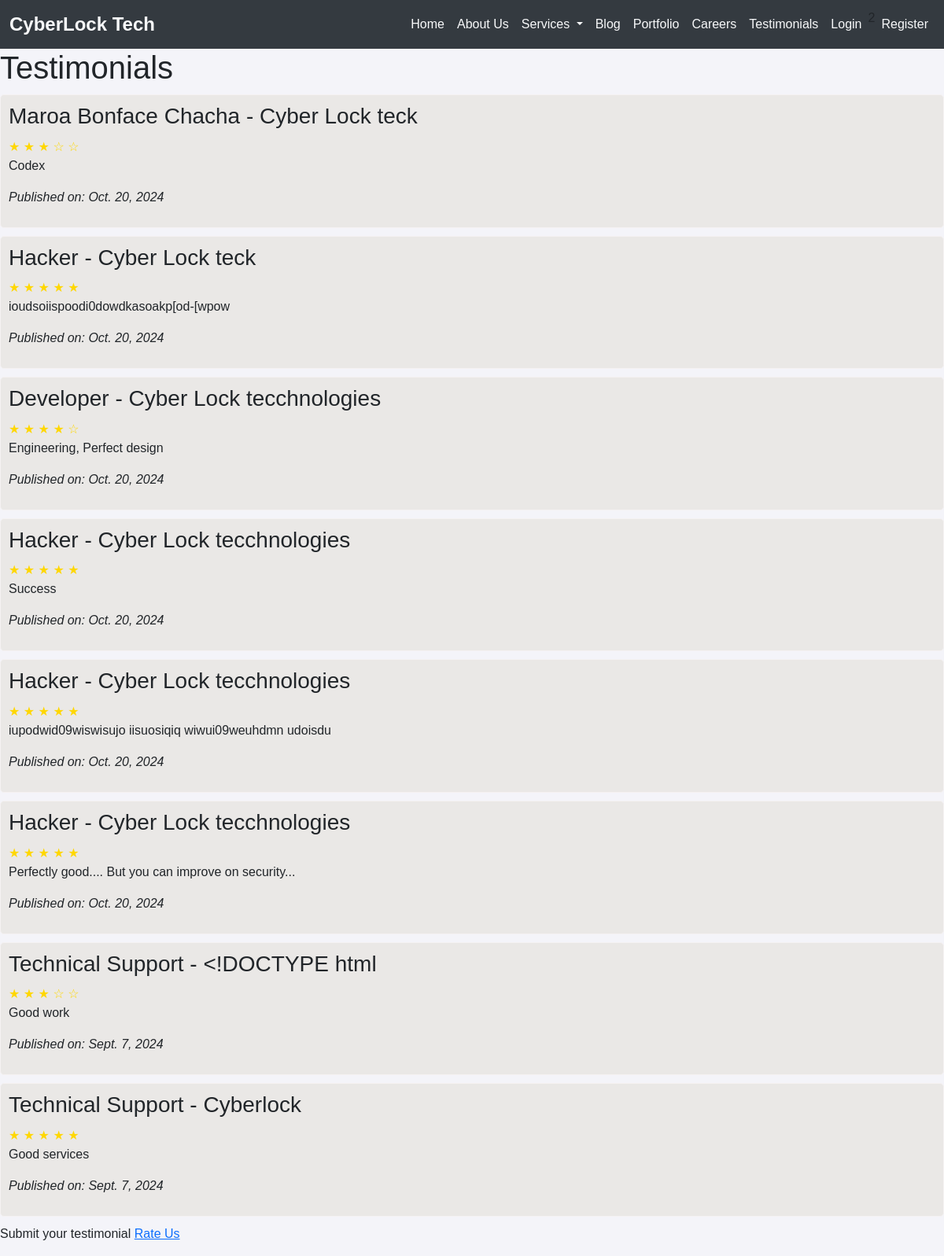
Page /testimonials/ on the committed database.
### coreapp/models.py (models this page shows, shortened)
class Testimonial(models.Model):
    name = models.CharField(max_length=100)
    company = models.CharField(max_length=100, blank=True)
    feedback = models.TextField()
    rating = models.PositiveIntegerField()  # Rating from 1 to 5
    profile_picture = models.ImageField(upload_to='testimonial_pictures/', blank=True)
    published_date = models.DateField(auto_now_add=True)
    class Meta:
        ordering = ['-published_date']
        verbose_name = "Testimonial"
        verbose_name_plural = "Testimonials"

### coreapp/views.py (the view)
# urls.py: path('testimonials/', views.testimonial_list, name='testimonial_list'),
def testimonial_list(request):
    testimonials = Testimonial.objects.all()
    return render(request, 'testimonial_list.html', {'testimonials': testimonials})

### templates/testimonial_list.html (shortened to what this page needs)
{% include 'base.html'%}
{% load static %}
<!DOCTYPE html>
<html lang="en">
<head>
</head>
<body>
    <h1>Testimonials</h1>
    {% for testimonial in testimonials %}
    <div class="testimonial">
        <h3>{{ testimonial.name }}{% if testimonial.company %} - {{ testimonial.company }}{% endif %}</h3>
        <div class="rating">
            {% for i in "12345" %}
                {% if i|slice:":1" <= testimonial.rating|stringformat:"i" %}
                ★
                {% else %}
                ☆
                {% endif %}
            {% endfor %}
        </div>
        <p>{{ testimonial.feedback }}</p>
        <p><em>Published on: {{ testimonial.published_date }}</em></p>
    </div>
    {% empty %}
    <p>No testimonials available.</p>
    {% endfor %}
    <p>Submit your testimonial <a href="{% url 'submit_testimonial' %}">Rate Us</a></p>
</body>
</html>

### static/css/base.css (style rules this page uses)
body { font-family: 'Arial', sans-serif; background-color: #f4f4f9; }

### templates/testimonial_list.html (style rules this page uses)
.testimonial { border: 1px solid #f5f2f2; padding: 10px; margin: 10px 0; border-radius: 5px; background-color: rgba(233, 231, 229, 0.904); }
.testimonial h3 { margin: 0 0 10px; }
.testimonial .rating { color: gold; }

### rows in the picture
Testimonial: name "Maroa Bonface Chacha", company "Cyber Lock teck", rating 3 (drawn), feedback "Codex", published_date "Oct. 20, 2024"
Testimonial: name "Hacker", company "Cyber Lock teck", rating 5 (drawn), feedback "ioudsoiispoodi0dowdkasoakp[od-[wpow", published_date "Oct. 20, 2024"
Testimonial: name "Developer", company "Cyber Lock tecchnologies", rating 4 (drawn), feedback "Engineering, Perfect design", published_date "Oct. 20, 2024"
Testimonial: name "Hacker", company "Cyber Lock tecchnologies", rating 5 (drawn), feedback "Success", published_date "Oct. 20, 2024"
Testimonial: name "Hacker", company "Cyber Lock tecchnologies", rating 5 (drawn), feedback "iupodwid09wiswisujo iisuosiqiq wiwui09weuhdmn udoisdu", published_date "Oct. 20, 2024"
Testimonial: name "Hacker", company "Cyber Lock tecchnologies", rating 5 (drawn), feedback "Perfectly good.... But you can improve on security...", published_date "Oct. 20, 2024"
Testimonial: name "Technical Support", company "<!DOCTYPE html", rating 3 (drawn), feedback "Good work", published_date "Sept. 7, 2024"
Testimonial: name "Technical Support", company "Cyberlock", rating 5 (drawn), feedback "Good services", published_date "Sept. 7, 2024"
